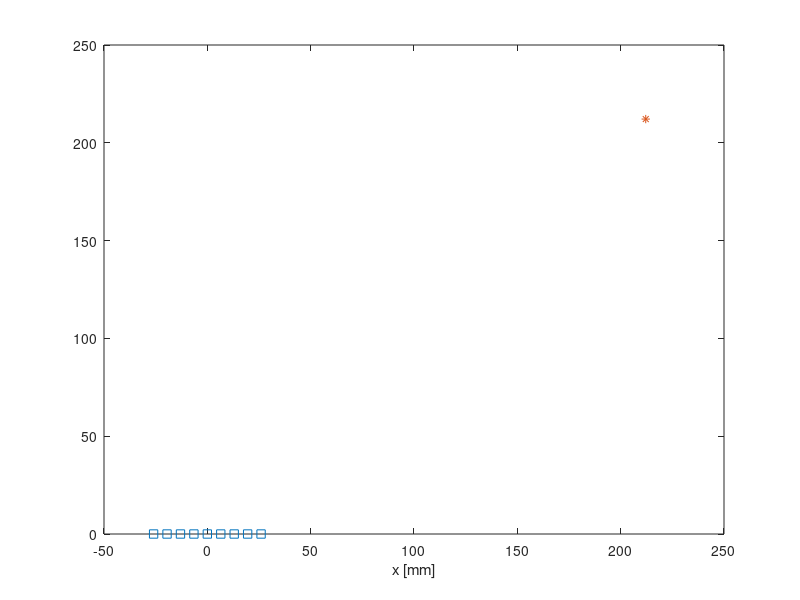

This chart was generated by the following MATLAB code: (Note: this script raises an error after producing the figure.)
%% %%%%%%%%%%%%%%%%%%%%%%%%%%%%%%%%%%%%%%%%%%%%%%%%%%%%%%%%%%%%%%%%%%%%%%%%
%
%           this script illustrates time-domain DAS beamforming based on
%           simulated ULA response.
%
%           The script permits using selected elements as transmitter /
%           receivers
%
%           Additionally, it performes phase coherence imaging anaysing
%           standard deviation of phase shift
%
%
%%%%%%%%%%%%%%%%%%%%%%%%%%%%%%%%%%%%%%%%%%%%%%%%%%%%%%%%%%%%%%%%%%%%%%%%%%%
% error('This code is not finished yet!')
addpath('tools')

clear all
close all
%% %%%%%%%%%%%%%%%%%%%%%%%%%%%%%%%%%%%%%%%%%%%%%%%%%%%%%%%%%%%%%%%%%%%%%%%%
%
%                  Load the dispersion curves data
%
%%%%%%%%%%%%%%%%%%%%%%%%%%%%%%%%%%%%%%%%%%%%%%%%%%%%%%%%%%%%%%%%%%%%%%%%%%%

load('disp_curve')  % disp curves for 2 mm alu plates

% figure(1),  plot(f_vec,k_a,f_vec,k_s)
% xlabel('f [Hz]'), ylabel('k [rad/m]')

%% %%%%%%%%%%%%%%%%%%%%%%%%%%%%%%%%%%%%%%%%%%%%%%%%%%%%%%%%%%%%%%%%%%%%%%%%
%
%                          Generate array topology
%
%
%%%%%%%%%%%%%%%%%%%%%%%%%%%%%%%%%%%%%%%%%%%%%%%%%%%%%%%%%%%%%%%%%%%%%%%%%%

%    ULA
%%%%%%%%%%%%%%%%%%%%%%%%%%%%%%%%%%%%%%%%%%%%%%%%%%%%%%%%%%%%%%%%%%%%%%%%%%
array.dx = 6.5;               % pitch in mm
x = (1:9).*array.dx;          x = x - mean(x);
y = zeros(size(x));

array.X = x;                  array.Y = y;
array.name = 'ULA';

% select transmitting / receiving elements - comment suitable lines

%____________________ case 1 - two firings___________________________
array.u = zeros(2,numel(x));  % two firings
array.u(1) = 1; array.u(end) = 1;   % only outermost transmitters
array.v = ones(2,numel(x));   % all receivers


% w = hanning(17);
% w(9) = 0.5;
% array.v(2,:) = w(9:end);
% array.v(1,:) = w(1:9);
% array.v(2,:) = [4.5 8:-1:1];
% array.v(1,:) = [1: 8 4.5 ];

%___________________ case 2 - TFM
%
% array.u = zeros(numel(x),numel(x));  % two firings
% array.u = eye(numel(x)) ;  % only outermost transmitters
% array.v = ones(numel(x),numel(x));   % all receivers


%___________________ case 3    STMR
%         (single transmit multiple receivers)
%
% array.u = zeros(1,numel(x));  % one firing
% array.u(5) = 1;
% array.v = ones(size(array.u ));   % all receivers

%___________________ case 4   all transmit 1 receive
% array.u = eye(numel(x)) ;
% array.v = zeros(size(array.u ));
% array.v(:,5) = 1;
%%%%%%%%%%%%%%%%%%%%%%%%%%%%%%%%%%%%%%%%%%%%%%%%%%%%%%%%%%%%%%%%%%%%%%%%%%

% plot array elements
figure(2),  plot(array.X,array.Y,'s'),
xlabel('x [mm]'), ylabel('y [mm]')
title(array.name)

%% %%%%%%%%%%%%%%%%%%%%%%%%%%%%%%%%%%%%%%%%%%%%%%%%%%%%%%%%%%%%%%%%%%%%%%%%
%
%                           signal parameters
%
%%%%%%%%%%%%%%%%%%%%%%%%%%%%%%%%%%%%%%%%%%%%%%%%%%%%%%%%%%%%%%%%%%%%%%%%%%%

exct.fs = 5.12e6;               % sampling f
exct.n_sampl = 4096;            % no of samples
exct.f_exc = 100e3;             % excitation f
exct.n_cycl = 5;                % no of cycles

[w indF] = min(abs(exct.f_exc - f_vec));
wave.vph = 2*pi*f_vec(indF)./k_a(indF);     % phase velocity in m/s for excitation freq
wave.lambda = wave.vph / f_vec(indF);       % wavelength in m for excitation freq

%% %%%%%%%%%%%%%%%%%%%%%%%%%%%%%%%%%%%%%%%%%%%%%%%%%%%%%%%%%%%%%%%%%%%%%%%%
%
%                           Target to be imaged
%
%%%%%%%%%%%%%%%%%%%%%%%%%%%%%%%%%%%%%%%%%%%%%%%%%%%%%%%%%%%%%%%%%%%%%%%%%%%

target.r = 300;
target.theta = 45;
target.x = target.r*cosd(target.theta);
target.y = target.r*sind(target.theta);

figure(2),  plot(array.X,array.Y,'s', target.x,target.y,'*'),  xlabel('x [mm]')

%% %%%%%%%%%%%%%%%%%%%%%%%%%%%%%%%%%%%%%%%%%%%%%%%%%%%%%%%%%%%%%%%%%%%%%%%%
%
%       Simulate array responses using structure's transfer function
%
%%%%%%%%%%%%%%%%%%%%%%%%%%%%%%%%%%%%%%%%%%%%%%%%%%%%%%%%%%%%%%%%%%%%%%%%%%%

arrayRes = simulate_sparse_array_response(array,target, exct,f_vec,k_a, k_s);


% returnr
%% %%%%%%%%%%%%%%%%%%%%%%%%%%%%%%%%%%%%%%%%%%%%%%%%%%%%%%%%%%%%%%%%%%%%%%%%
%
%                       DAS beamforming
%
%%%%%%%%%%%%%%%%%%%%%%%%%%%%%%%%%%%%%%%%%%%%%%%%%%%%%%%%%%%%%%%%%%%%%%%%%%%


theta = 0:360;                      % azimuth in deg
r = (1:exct.n_sampl)';

im = plane_wave_DAS_sparse(array, arrayRes , theta, r, wave, exct) ;

figure(10),
pcolor(im.x, im.y, abs(im.C)'), shading flat, axis equal tight, axis([-1500, 1500, -1500,1500])
title('DAS result')
colorbar

figure(11),
BP = imagePolar2BP(im.C,'norm') ;
plot(theta, 20*log10(BP))



hold off
return
%% %%%%%%%%%%%%%%%%%%%%%%%%%%%%%%%%%%%%%%%%%%%%%%%%%%%%%%%%%%%%%%%%%%%%%%%%
%
%                      Plot the results
%
%%%%%%%%%%%%%%%%%%%%%%%%%%%%%%%%%%%%%%%%%%%%%%%%%%%%%%%%%%%%%%%%%%%%%%%%%%%


% figure(9)
% pcolor(im.x, im.y, im.Cphs'), shading flat, axis equal tight, axis([-1500, 1500, -1500,1500])
% title('DAS result')
% colorbar

figure(10), subplot(1,2,1)
pcolor(im.x, im.y, im.C'), shading flat, axis equal tight, axis([-1500, 1500, -1500,1500])
title('DAS result')
colorbar


figure(10), subplot(1,2,2)
BP = imagePolar2BP(im.C,'norm') ;
plot(theta, 20*log10(BP))

return

figure(11)
pcolor(im.x, im.y, im.Cph'), shading flat, axis equal tight, axis([-1500, 1500, -1500,1500])
title('weights based on Phase coherence ')
colorbar

figure(12)
pcolor(im.x, im.y, im.Cph'.*im.C'), shading flat, axis equal tight, axis([-1500, 1500, -1500,1500])
title('Weighted image DAS and phase weights ')
colorbar

figure(13)
plot(theta,20*log10(max(im.C')./max(max(im.C'))),  theta, 20*log10(max(im.Cph'.*im.C')./max(max(im.Cph'.*im.C'))))
% title('Beam patterns comparision')
box off
hlgd = legend('DAS','Phase Cohrerence');
set(hlgd, 'location', 'northoutside', 'orientation', 'horizontal', 'box', 'off')
xlabel('angle [\circ]'), xlim([0 360])
